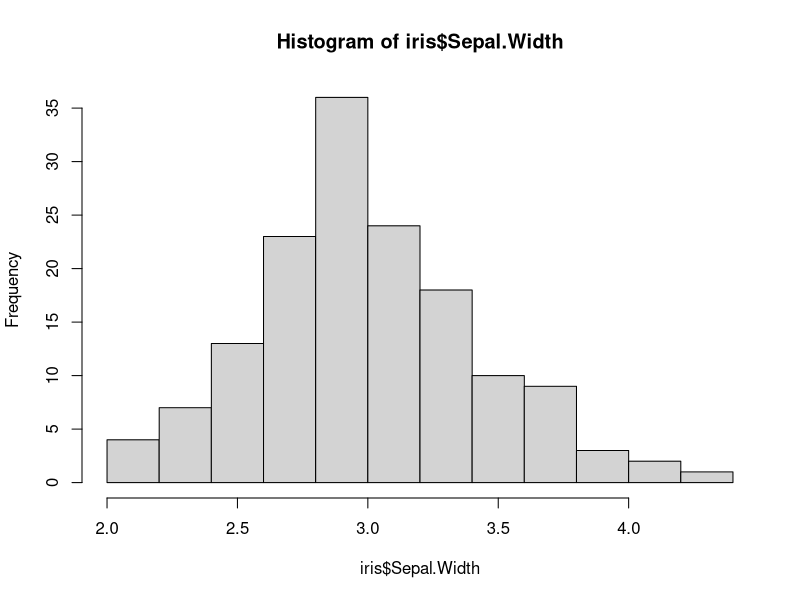
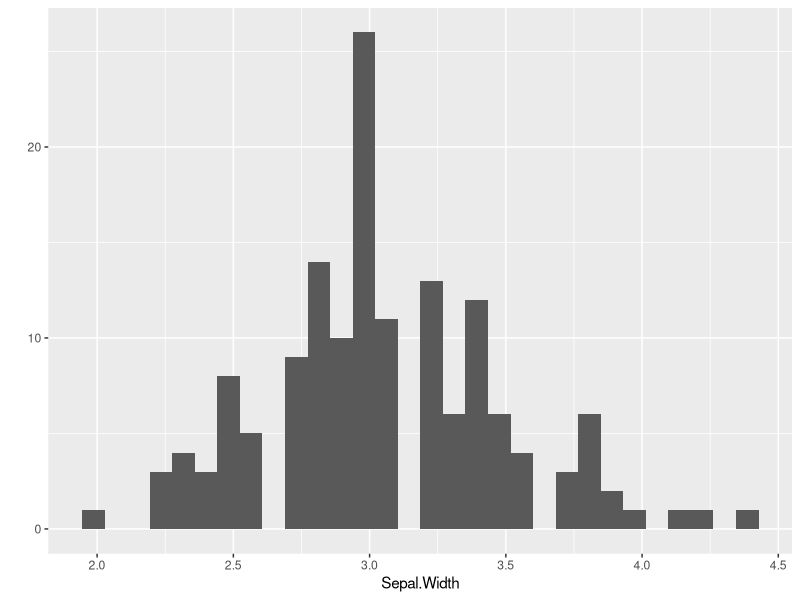
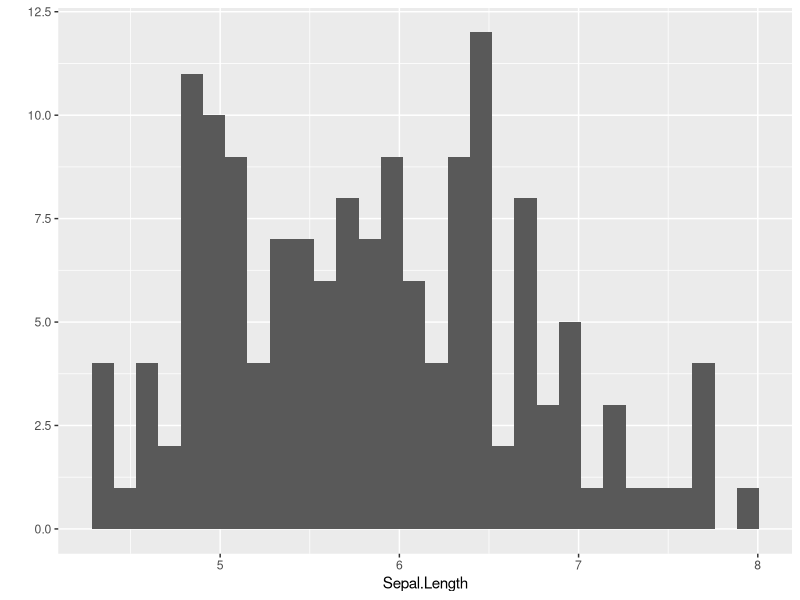

Here is the R script that generated these plots, in order: (Note: this script raises an error after producing the figures.)
rm(list=ls())
library(ggplot2)
library(tidyr)
library(dplyr)

head(iris)
unique(iris$Species)
hist(iris$Sepal.Width)
qplot(Sepal.Width, data = iris)
qplot(Sepal.Length, data = iris)

tidy.iris <- iris %>%
  mutate(index = 1:n()) %>%
  gather(measure_name, measure_value, 
         Sepal.Length, Sepal.Width, 
         Petal.Length, Petal.Width) %>%
  spread(measure_name, measure_value)

qplot(measure_value, 
      facets = ~ Species,
      data = tidy.iris)